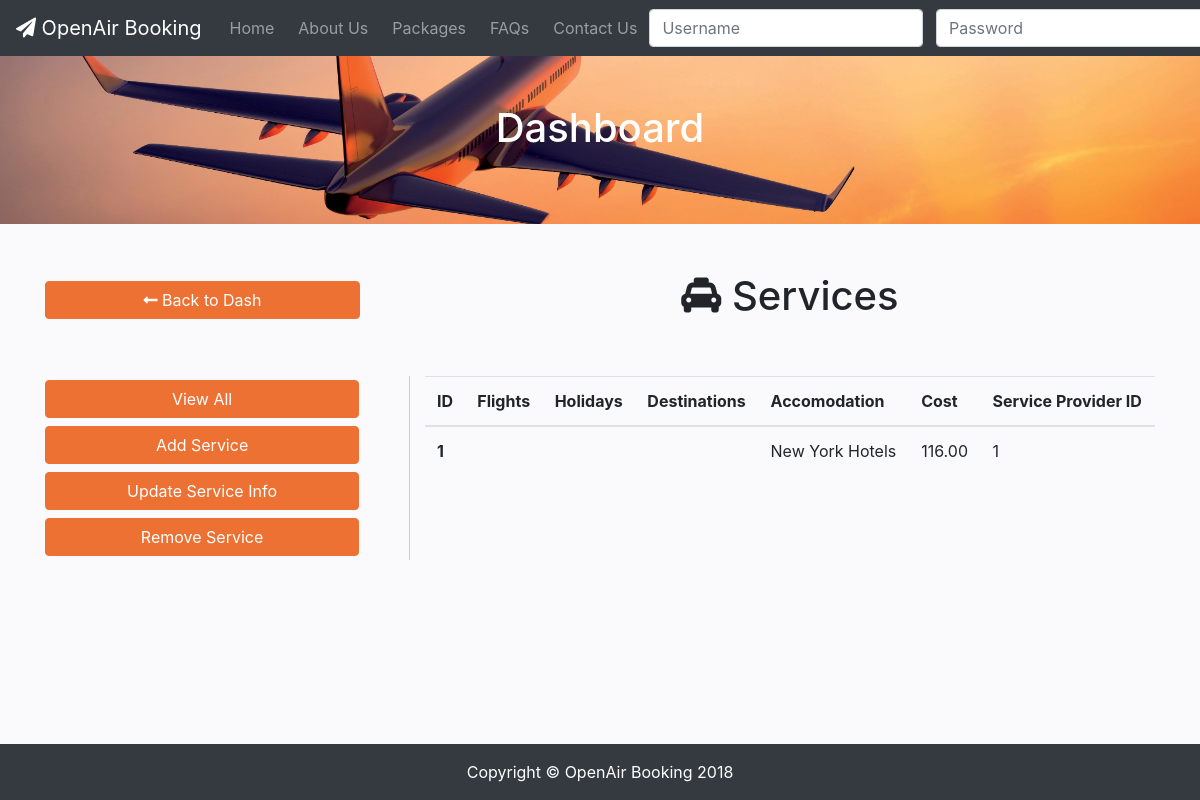
Screenshot of /dashboard/services.php with the database file from the repository.
### tables this page shows
CREATE TABLE `services` (
  `service_id` int(11) NOT NULL,
  `service_flights` varchar(20) DEFAULT NULL,
  `service_holidays` varchar(20) DEFAULT NULL,
  `service_destinations` varchar(20) DEFAULT NULL,
  `service_accomodation` varchar(20) DEFAULT NULL,
  `service_cost` decimal(8,2) DEFAULT NULL,
  `service_provider_provider_id` int(11) NOT NULL
);

### dashboard/services.php (the view, shortened to what this page needs)
<!DOCTYPE html>
<html lang="en">
<head>
    <link rel="stylesheet" href="https://stackpath.bootstrapcdn.com/bootstrap/4.1.3/css/bootstrap.min.css"
>
    <link rel="stylesheet" href="https://use.fontawesome.com/releases/v5.5.0/css/all.css"
>
    <link href="css/dash.css" rel="stylesheet">
    <?php include_once "../php/db_connect.php"; ?>
    <?php include_once "php/display.php"; ?>
</head>
<body>
        <?php
$position = "customer";
?>
    <nav class="navbar navbar-expand-lg navbar-dark bg-dark fixed-top">
        <a class="navbar-brand" href="../index.php"><i class="fas fa-paper-plane"></i> OpenAir Booking</a>
        <div class="collapse navbar-collapse" id="navbarResponsive">
            <ul class="navbar-nav mr-auto">
                <li class="nav-item">
                    <a class="nav-link" href="../index.php">Home</a>
                </li>
                <li class="nav-item">
                    <a class="nav-link" href="../about.php">About Us</a>
                </li>
                <li class="nav-item">
                    <a class="nav-link" href="../packages.php">Packages</a>
                </li>
                <li class="nav-item">
                    <a class="nav-link" href="../faq.php">FAQs</a>
                </li>
                <li class="nav-item">
                    <a class="nav-link" href="../contact-us.php">Contact Us</a>
                </li>
            </ul>
            <form class="navbar-form form-inline" action="../login.php" method="POST">
                <div id="id3" class="form-group">
                    <input readonly="true" id="id3.1" class="form-control mr-2" type="text" placeholder="Username" name="userName"
                        required>
                    <input readonly="true" id="id3.2" class="form-control mr-2" type="password" placeholder="Password"
                        name="uncrypPass" required>
                </div>
            </form>
        </div>
    </nav>
    <div class="header">
        <div class="container">
            <div class="row">
                <div class="text-center mx-auto mb-4">
                    <h1 class="my-5">
                    ?>Dashboard</h1>
                </div>
            </div>
        </div>
    </div>
    <div class="dash">
        <div class="container">
            <div class="row justify-content-around mt-5">
                <div class="col-sm-4 m-auto">
                    <button class="btn back-btn" onclick="location.href='../dashboard.php';" type="back"><i class="fas fa-long-arrow-alt-left"></i>
                        Back to Dash</button>
                </div>
                <div class="col-sm-8 m-auto text-center">
                    <h1><i class="fas fa-taxi"></i> Services</h1>
                </div>
            </div>
            <div class="row my-5">
                <div class="col-sm-4 buttonlist">
                    <button id="view" class="btn crud-btn my-1" onclick="showHideCRUD(this.id)" type="back">View All</button>
                    <?php if ($position != "Staff") { ?>
                    <button id="add" class="btn crud-btn my-1" onclick="showHideCRUD(this.id)" type="back">Add Service</button>
                    <button id="update" class="btn crud-btn my-1" onclick="showHideCRUD(this.id)" type="back">Update Service Info</button>
                    <button id="remove" class="btn crud-btn my-1" onclick="showHideCRUD(this.id)" type="back">Remove Service</button>
                    <?php } ?>
                </div>
                <div class="col-sm-8">
                    <div id="view_all_div">
                        <div class="table-responsive-xl">
                            <table class="table">
                                <thead>
                                    <tr>
                                        <th scope="col">ID</th>
                                        <th scope="col">Flights</th>
                                        <th scope="col">Holidays</th>
                                        <th scope="col">Destinations</th>
                                        <th scope="col">Accomodation</th>
                                        <th scope="col">Cost</th>
                                        <th scope="col">Service Provider ID</th>
                                    </tr>
                                </thead>
                                <tbody>
                                    <?php tableServicesShow($conn); ?>
                                </tbody>
                            </table>
                        </div>
                    </div>
                </div>
            </div>
        </div>
    </div>
    <footer class="py-3 bg-dark">
        <div class="container">
            <p class="m-0 text-center text-white">Copyright &copy; OpenAir Booking 2018</p>
        </div>
    </footer>
</body>
</html>

### dashboard/php/display.php (shortened to what this page needs)
<?php
function tableServicesShow($conn) {
    $sql = "SELECT * FROM services";
    $resultset = mysqli_query($conn, $sql) or die("database error:" . mysqli_error($conn));
    while ($record = mysqli_fetch_assoc($resultset)) {
                                    echo '<tr>
                                        <th scope="row">
                                            ' . $record['service_id'] . '
                                        </th>
                                        <td>
                                        ' . $record['service_flights'] . '
                                        </td>
                                        <td>
                                        ' . $record['service_holidays'] . '
                                        </td>
                                        <td>
                                        ' . $record['service_destinations'] . '
                                        </td>
                                        <td>
                                        ' . $record['service_accomodation'] . '
                                        </td>
                                        <td>
                                        ' . $record['service_cost'] . '
                                        </td>
                                        <td>
                                        ' . $record['service_provider_provider_id'] . '
                                        </td>
                                    </tr>';
    }
}
?>

### dashboard/css/dash.css (style rules this page uses)
:root { --accent: #EC7133; --shadow-accent: #bc5a28; }
body { padding-top: 54px; background-color: #fafafc; }
@media (min-width: 992px) { body { padding-top: 56px; } }
.header { min-height: 100%; background: url("../../resources/header.jpg") center center no-repeat scroll; -webkit-background-size: cover; -moz-background-size: cover; background-size: cover; -o-background-size: cover; }
.navbar { white-space: nowrap; }
.header h1 { color: white; }
.nav-item, .nav-item > a { border-radius: .25rem; padding-left: .25rem; padding-right: .25rem }
.crud-btn, .back-btn { background-color: var(--accent); border-color: var(--accent); color: white; width: 90%; }
#id3, #id4, #view_all_div, #add_div, #update_div, #remove_div { display: none; }
.dash .buttonlist { border-right: 1px solid #ccc; }
footer { position: fixed!important; right: 0; bottom: 0; left: 0; }

### rows the page displays
services: service_id "1", service_accomodation "New York Hotels", service_cost "116.00", service_provider_provider "1"
